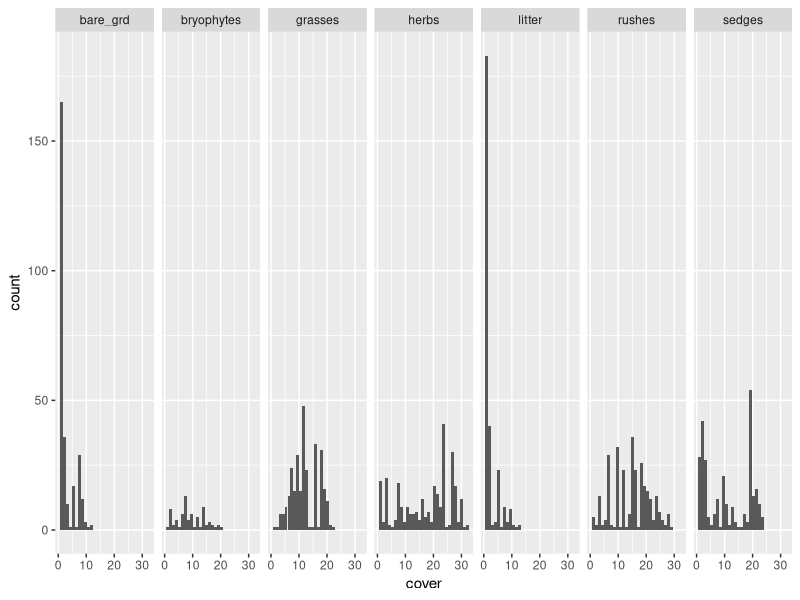
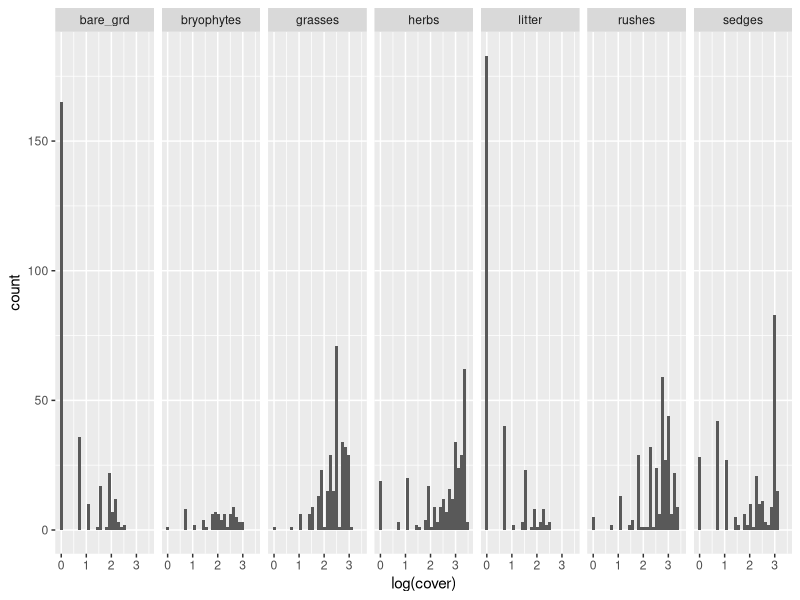

These figures' R source, in order:
## ---- chunk 1
library(tidyverse)
library(nortest)
library(ggpubr)
## ---- chunk 2
cover_data <- read.csv("../data/cover_data.csv", header = TRUE)
## ---- chunk 3
unique(cover_data$taxon)
## ---- chunk 4
cover_data %>% 
  filter(taxon == "rushes") %>% 
  fligner.test(x = .$cover, g = .$treat_plot)
## ---- chunk 5
cover_data %>% 
  filter(taxon == "grasses") %>% 
  fligner.test(x = .$cover, g = .$treat_plot)
## ---- chunk 6
cover_data %>% 
  filter(taxon == "herbs") %>% 
  fligner.test(x = .$cover, g = .$treat_plot)
## ---- chunk 7
cover_data %>% 
  filter(taxon == "bryophytes") %>% 
  fligner.test(x = .$cover, g = .$treat_plot)
## ---- chunk 8
cover_data %>% 
  filter(taxon == "sedges") %>% 
  fligner.test(x = .$cover, g = .$treat_plot)
## ---- chunk 9
ggplot(cover_data, aes(x = cover)) +
  geom_histogram() +
  facet_grid(facets = ~taxon)
## ---- chunk 10
ad.test(x = cover_data$cover[which(cover_data$taxon == "rushes")])
## ---- chunk 11
ad.test(x = cover_data$cover[which(cover_data$taxon == "grasses")])
## ---- chunk 12
ad.test(x = cover_data$cover[which(cover_data$taxon == "bryophytes")])
## ---- chunk 13
ad.test(x = cover_data$cover[which(cover_data$taxon == "sedges")])
## ---- chunk 14
ad.test(x = cover_data$cover[which(cover_data$taxon == "herbs")])
## ---- chunk 15
ggplot(cover_data, aes(x = log(cover))) +
  geom_histogram() +
  facet_grid(facets = ~taxon)
## ---- chunk 16
ad.test(x = log(cover_data$cover[which(cover_data$taxon == "rushes")]))
## ---- chunk 17
ad.test(x = log(cover_data$cover[which(cover_data$taxon == "grasses")]))
## ---- chunk 18
ad.test(x = log(cover_data$cover[which(cover_data$taxon == "bryophytes")]))
## ---- chunk 19
ad.test(x = log(cover_data$cover[which(cover_data$taxon == "sedges")]))
## ---- chunk 20
ad.test(x = log(cover_data$cover[which(cover_data$taxon == "herbs")]))
